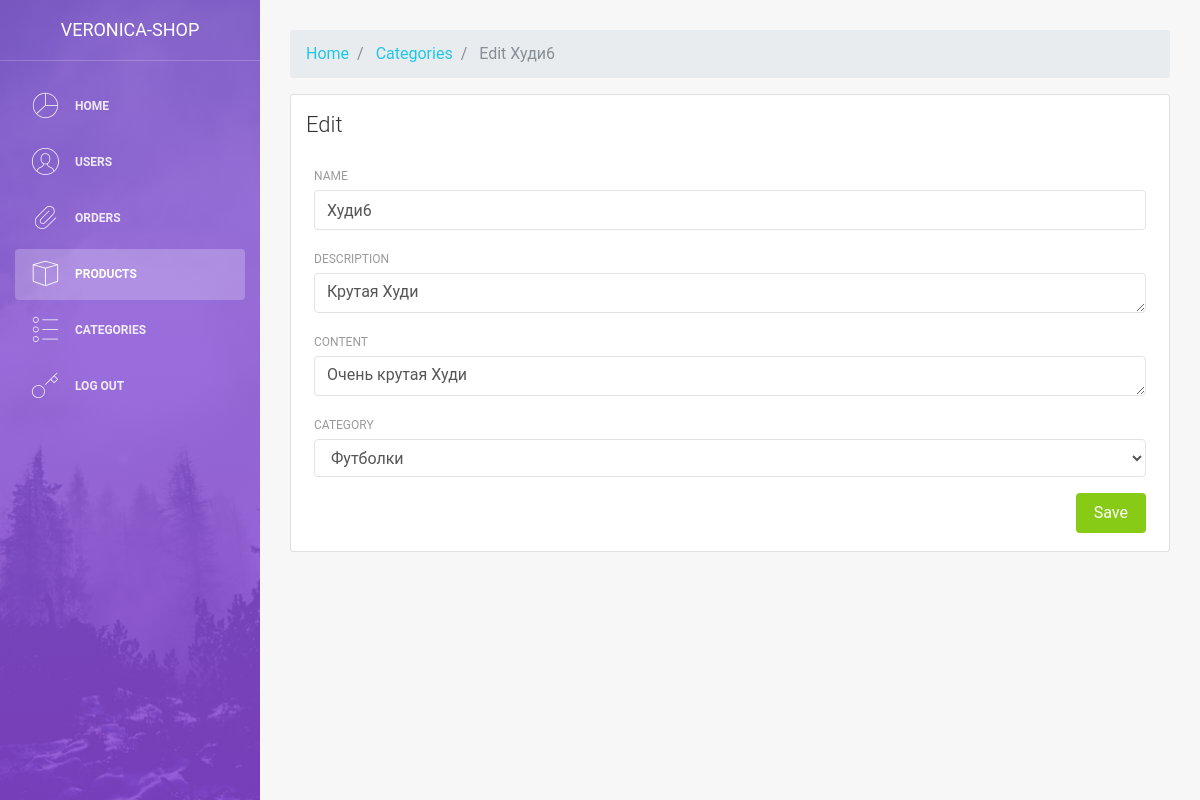
/admin/options/products/edit.php?id=65, run on the app's committed database.
### tables this page shows
CREATE TABLE `products` (
  `id` int(11) NOT NULL,
  `title` varchar(250) NOT NULL,
  `cost` varchar(10) NOT NULL,
  `description` text NOT NULL,
  `content` text NOT NULL,
  `category_id` int(11) NOT NULL,
  `image` varchar(255) NOT NULL
);

CREATE TABLE `categories` (
  `id` int(11) NOT NULL,
  `title` varchar(255) NOT NULL
);

### admin/options/products/edit.php (the view, shortened to what this page needs)
<?php
include $_SERVER['DOCUMENT_ROOT'] . "/configs/db.php";
$sql = "SELECT * FROM products WHERE id=" . $_GET["id"];
$result = $conn->query($sql);
$row = mysqli_fetch_assoc($result);
include $_SERVER['DOCUMENT_ROOT'] . "/admin/parts/header.php";
?>
<nav aria-label="breadcrumb">
  <ol class="breadcrumb">
    <li class="breadcrumb-item">
        <a href="/admin/">Home</a>
    </li>
    <li class="breadcrumb-item">
        <a href="/admin/cat.php">
            Categories
        </a>
    </li>
    <li class="breadcrumb-item active" aria-current="page">
        Edit <?php echo $row['title']; ?>
    </li>
  </ol>
</nav>
<div class="row">
    <div class="col-md-12">
        <div class="card strpied-tabled-with-hover">
            <div class="card-header ">
                <h4 class="card-title">Edit</h4>
            </div>
            <div class="card-body table-full-width table-responsive m-2">
            		<form method="POST">
    				  <div class="form-group">
    				    <label for="exampleInputEmail1">Name</label>
    				    <input type="text" class="form-control" name="name" value="<?php echo $row["title"]; ?>">
    				  </div>
    			      <div class="form-group">
    				    <label for="exampleFormControlTextarea1">Description</label>
    				    <textarea type="text" class="form-control" name="description"  rows="3" ><?php echo $row["description"]; ?></textarea>
    				  </div>
    				  <div class="form-group">
    				    <label for="exampleFormControlTextarea1">Content</label>
    				    <textarea type="text" class="form-control" name="content"  rows="3" ><?php echo $row["content"]; ?></textarea>
    				  </div>
    				   <div class="form-group">
                        <label>Category</label>
                        <select type="text" class="form-control" name="category_id">
                            <option value='<?php echo $row["category_id"] ?>'>
                                <?php
                                    $catSql = "SELECT * FROM categories WHERE id=". $row["category_id"];
                                    $resultat = $conn->query($catSql);
                                    $name = mysqli_fetch_assoc($resultat);
                                    echo $name["title"];
                                ?></option>
                        </select>
                      </div>
                      <button name="submit" value="1" type="submit" class="btn btn-success btn-fill pull-right">Save</button>
                      <div class="clearfix"></div>
    				</form>
            </div>
        </div>
    </div>
</div>
</div>
<?php
include $_SERVER['DOCUMENT_ROOT'] . "/admin/parts/footer.php";
?>

### data on the page
products: title "Худи6", name "Худи6", description "Крутая Худи", content "Очень крутая Худи"
categories: category_id "Футболки"
